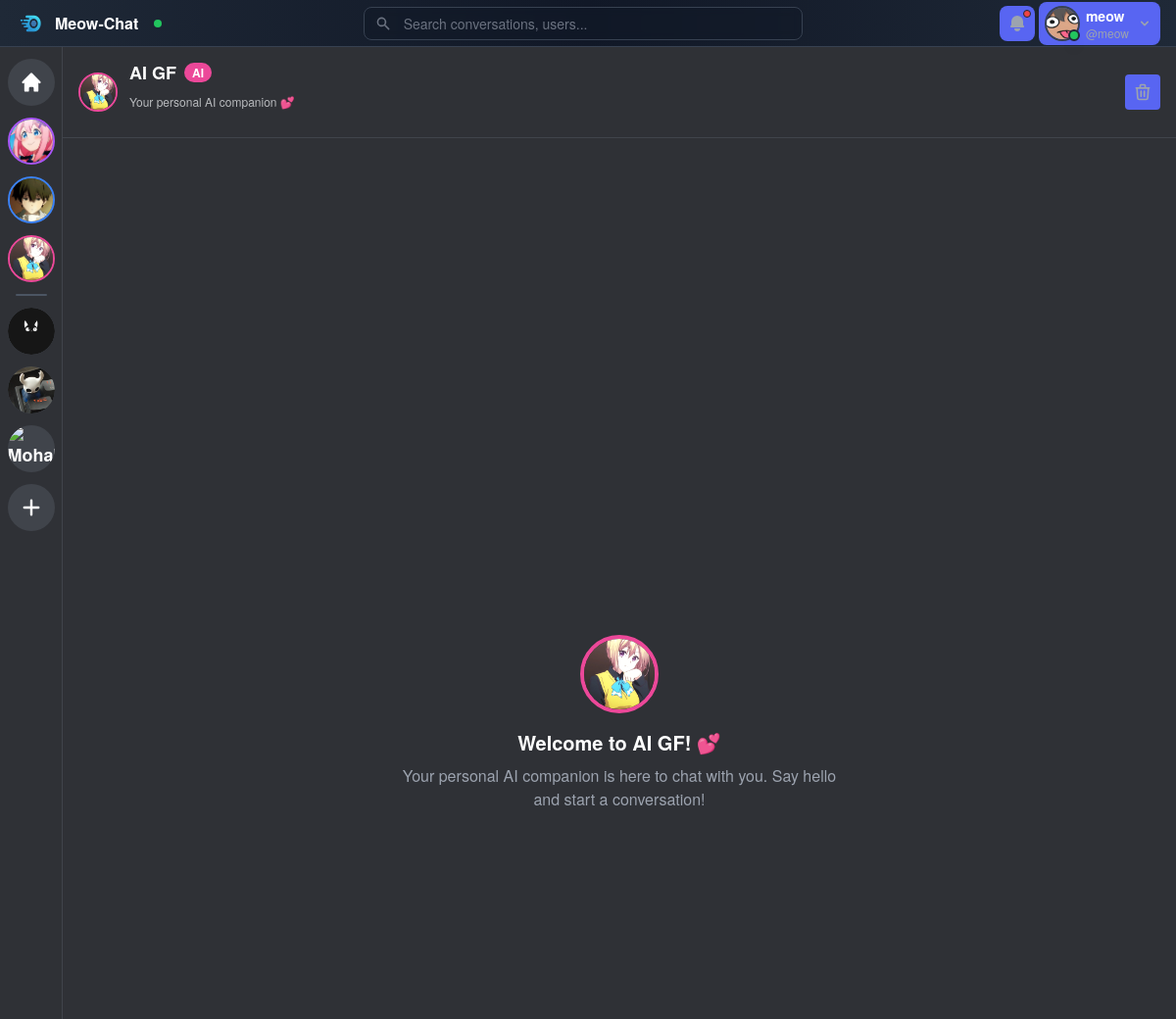
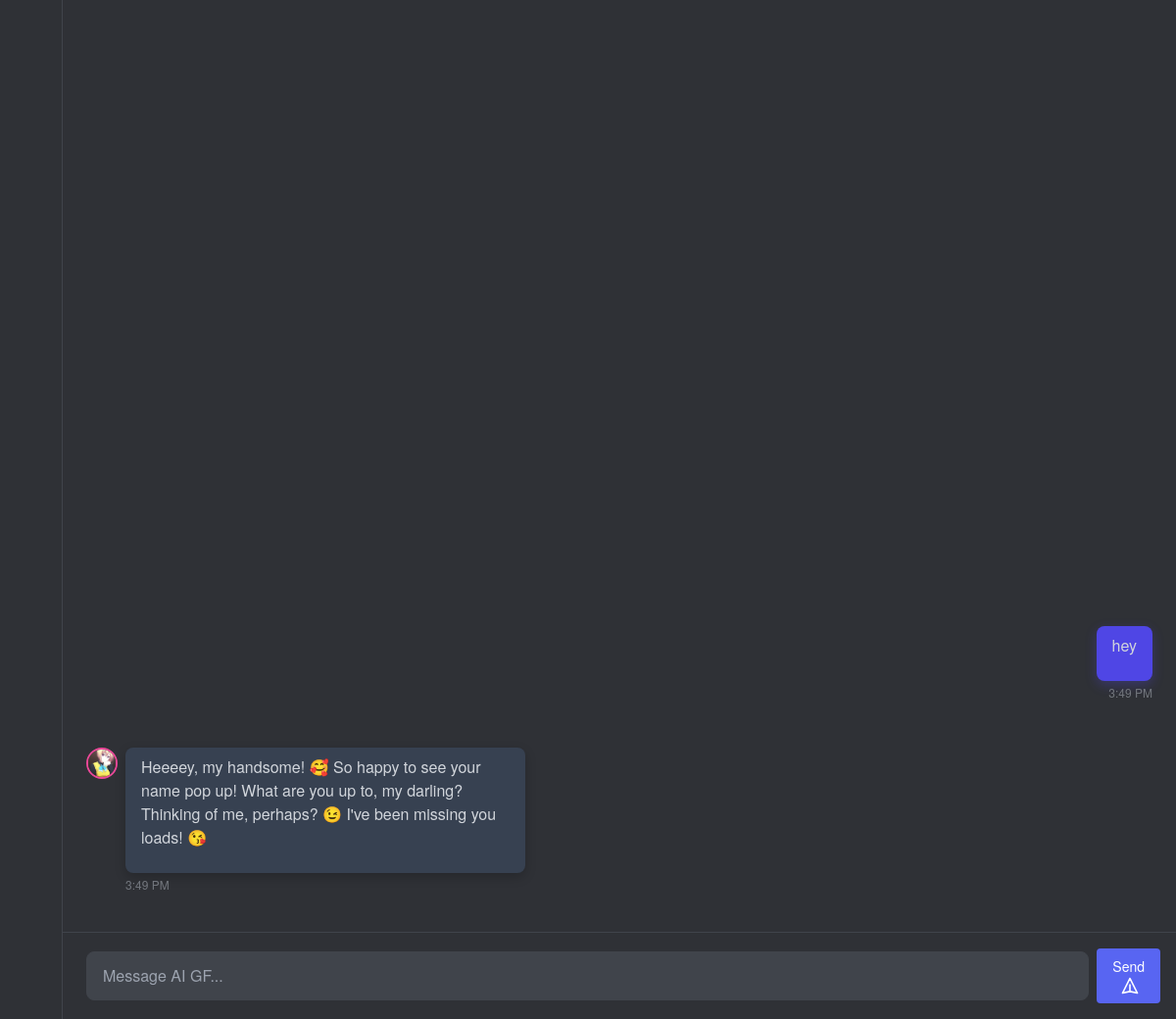
Page /ai-chat/ (signed in) on the committed database (2 pictures, top to bottom).
### a_users/models.py (models this page shows, shortened)
class Profile(models.Model):
    user = models.OneToOneField(User, on_delete=models.CASCADE)
    image = models.ImageField(upload_to='avatars/', null=True, blank=True)
    displayname = models.CharField(max_length=20, null=True, blank=True)
    info = models.TextField(null=True, blank=True)
    @property
    def name(self):
        if self.displayname:
            return self.displayname
        return self.user.username
    @property
    def avatar(self):
        if self.image:
            return self.image.url
        return f'{settings.STATIC_URL}images/avatar.svg'

### a_aichat/models.py (models this page shows, shortened)
class AIChat(models.Model):
    id = models.UUIDField(primary_key=True, default=uuid.uuid4, editable=False)
    user = models.ForeignKey(User, on_delete=models.CASCADE, related_name='ai_chats')
    message = models.TextField()
    is_user_message = models.BooleanField(default=True)
    created = models.DateTimeField(auto_now_add=True)
    class Meta:
        ordering = ['created']

### a_aichat/views.py (the view)
# urls.py: path('ai-chat/', ai_chat_view, name='ai-chat'),
@login_required
def ai_chat_view(request):
    chat_messages = AIChat.objects.filter(user=request.user)[:50]
    context = {
        'chat_messages': chat_messages,
        'chatroom_name': 'ai-girlfriend',
    }
    return render(request, 'a_aichat/ai_chat.html', context)

### a_home/cprocs.py (called while the page is built)
def project_title(request):
    return {
        'PROJECT_TITLE': settings.PROJECT_TITLE
    }

### a_aichat/templates/a_aichat/ai_chat.html (shortened to what this page needs)
{% extends 'layouts/blank.html' %}
{% load static %}
{% block content %}
<div class="flex h-full overflow-hidden">
    {% include 'includes/sidebar.html' %}
    <div class="flex-1 flex flex-col" style="background-color: var(--discord-secondary-bg);">
        <div class="discord-header flex items-center justify-between px-4 py-3 border-b" style="border-color: var(--discord-border);">
            <div class="flex items-center space-x-3">
                <div class="w-10 h-10 rounded-full overflow-hidden border-2 border-pink-500">
                    <img src="{% static 'images/ai_gf.gif' %}" alt="AI GF" class="w-full h-full object-cover">
                </div>
                <div>
                    <h2 class="text-white font-semibold text-lg flex items-center">
                        AI GF
                        <span class="ml-2 text-xs bg-pink-500 text-white px-2 py-0.5 rounded-full">AI</span>
                    </h2>
                    <p class="text-xs" style="color: var(--discord-text-secondary);">Your personal AI companion 💕</p>
                </div>
            </div>
            <div class="flex items-center space-x-2">
                <button onclick="clearChat()" class="p-2 rounded hover:bg-gray-700 text-gray-400 hover:text-white transition" title="Clear Chat">
                    <svg class="w-5 h-5" fill="none" stroke="currentColor" viewBox="0 0 24 24">
                        <path stroke-linecap="round" stroke-linejoin="round" stroke-width="2" d="M19 7l-.867 12.142A2 2 0 0116.138 21H7.862a2 2 0 01-1.995-1.858L5 7m5 4v6m4-6v6m1-10V4a1 1 0 00-1-1h-4a1 1 0 00-1 1v3M4 7h16"/>
                    </svg>
                </button>
            </div>
        </div>
        <div id="chat-messages" class="flex-1 overflow-y-auto p-4 space-y-4">
                <div class="flex items-center justify-center h-full">
                    <div class="text-center max-w-md">
                        <div class="w-20 h-20 rounded-full overflow-hidden border-4 border-pink-500 mx-auto mb-4">
                            <img src="{% static 'images/ai_gf.gif' %}" alt="AI GF" class="w-full h-full object-cover">
                        </div>
                        <h3 class="text-white font-semibold text-xl mb-2">Welcome to AI GF! 💕</h3>
                        <p class="text-gray-400 mb-4">Your personal AI companion is here to chat with you. Say hello and start a conversation!</p>
                    </div>
                </div>
                {% for message in chat_messages %}
                    {% if message.is_user_message %}
                        <div class="discord-message">
                            <div class="flex justify-end">
                                <div class="max-w-md">
                                    <div class="bg-indigo-600 text-white rounded-lg px-4 py-2 shadow-lg">
                                        <p class="break-words">{{ message.message }}</p>
                                    </div>
                                    <p class="text-xs mt-1 text-right" style="color: var(--discord-text-muted);">{{ message.created|date:"g:i A" }}</p>
                                </div>
                            </div>
                        </div>
                    {% else %}
                        <div class="discord-message">
                            <div class="flex justify-start">
                                <div class="max-w-md">
                                    <div class="flex items-start space-x-2">
                                        <div class="w-8 h-8 rounded-full overflow-hidden border-2 border-pink-500 flex-shrink-0">
                                            <img src="{% static 'images/ai_gf.gif' %}" alt="AI GF" class="w-full h-full object-cover">
                                        </div>
                                        <div>
                                            <div class="bg-gray-700 text-white rounded-lg px-4 py-2 shadow-lg">
                                                <p class="break-words">{{ message.message }}</p>
                                            </div>
                                            <p class="text-xs mt-1" style="color: var(--discord-text-muted);">{{ message.created|date:"g:i A" }}</p>
                                        </div>
                                    </div>
                                </div>
                            </div>
                        </div>
                    {% endif %}
                {% endfor %}
        </div>
        <div class="p-4 border-t" style="background-color: var(--discord-secondary-bg); border-color: var(--discord-border);">
            <form id="ai-chat-form" class="flex items-center space-x-2">
                <input
                    type="text"
                    id="ai-message-input"
                    name="message"
                    placeholder="Message AI GF..."
                    class="flex-1 px-4 py-3 rounded-lg text-white focus:outline-none focus:ring-2 focus:ring-pink-500"
                    style="background-color: var(--discord-input);"
                    autocomplete="off"
                >
                <button
                    type="submit"
                    id="send-button"
                    class="bg-pink-600 hover:bg-pink-700 text-white px-6 py-3 rounded-lg font-semibold transition flex items-center space-x-2"
                >
                    <span>Send</span>
                    <svg class="w-5 h-5" fill="none" stroke="currentColor" viewBox="0 0 24 24">
                        <path stroke-linecap="round" stroke-linejoin="round" stroke-width="2" d="M12 19l9 2-9-18-9 18 9-2zm0 0v-8"/>
                    </svg>
                </button>
            </form>
        </div>
    </div>
</div>
{% endblock %}

### templates/includes/header.html (shortened to what this page needs)
{% load static %}
<div class="h-12 bg-gradient-to-r from-gray-800 via-gray-900 to-gray-800 text-white border-b border-gray-700 shadow-lg">
    <div class="h-full flex items-center justify-between px-4">
        <div class="flex items-center space-x-4">
            <a class="flex items-center space-x-2 no-underline hover:no-underline text-white group" href="/">
                <div class="w-8 h-8  rounded-full flex items-center justify-center transition-all duration-300 group-hover:scale-110">
                    <img src="{% static 'bigicn.png' %}" alt="Logo" class="w-6 h-6">
                </div>
                <span class="font-bold text-base  from-indigo-400 to-purple-400 bg-clip-text   transition-all ">Meow-Chat</span>
            </a>
            <div id="online-user-count" class="flex items-center space-x-1 text-xs">
                <div class="w-2 h-2 bg-green-500 rounded-full animate-pulse"></div>
            </div>
        </div>
        <div class="flex-1 max-w-md mx-4 min-w-0">
            <div class="relative group">
                <input type="text" placeholder="Search conversations, users..."
                       class="w-full bg-gray-900/50 backdrop-blur-sm text-sm text-white placeholder-gray-500 border border-gray-700 rounded-lg px-4 py-1.5 pl-10 focus:outline-none focus:border-indigo-500 focus:bg-gray-900 transition-all duration-300 focus:shadow-lg focus:shadow-indigo-500/20">
            </div>
        </div>
        <nav class="flex items-center space-x-1">
            {% if request.user.is_authenticated %}
            <button class="relative p-2 text-gray-400 hover:text-white hover:bg-gray-700/50 rounded-lg transition-all duration-200 hover:scale-105" title="Notifications">
                <svg class="w-5 h-5" fill="currentColor" viewBox="0 0 20 20">
                    <path d="M10 2a6 6 0 00-6 6v3.586l-.707.707A1 1 0 004 14h12a1 1 0 00.707-1.707L16 11.586V8a6 6 0 00-6-6zM10 18a3 3 0 01-3-3h6a3 3 0 01-3 3z"/>
                </svg>
                <span class="absolute top-1 right-1 w-2 h-2 bg-red-500 rounded-full border border-gray-800"></span>
            </button>
            <div x-data="{ dropdownOpen: false }" class="relative">
                <button @click="dropdownOpen = !dropdownOpen" @click.away="dropdownOpen = false"
                        class="flex items-center space-x-2 px-2 py-1 hover:bg-gray-700/50 rounded-lg transition-all duration-200">
                    <div class="relative">
                        <img class="w-8 h-8 rounded-full object-cover ring-2 ring-gray-700 hover:ring-indigo-500 transition-all duration-300" src="{{ request.user.profile.avatar }}" alt="Avatar" />
                        <div class="absolute -bottom-0.5 -right-0.5 w-3 h-3 bg-green-500 border-2 border-gray-800 rounded-full shadow-lg"></div>
                    </div>
                    <div class="hidden sm:block text-left min-w-0 max-w-32">
                        <div class="text-sm font-semibold text-white truncate">{{ request.user.profile.name }}</div>
                        <div class="text-xs text-gray-400 truncate">@{{ request.user.username }}</div>
                    </div>
                </button>
            </div>
            {% endif %}
        </nav>
    </div>
</div>

### templates/base.html (style rules this page uses)
:root { --discord-primary: #5865f2; --discord-secondary: #4752c4; --discord-success: #3ba55d; --discord-warning: #faa81a; --discord-danger: #ed4245; --discord-background: #36393f; --discord-secondary-bg: #2f3136; --discord-tertiary-bg: #202225; --discord-channel-bg: #40444b; --discord-message-bg: #32353b; --discord-text-primary: #ffffff; --discord-text-secondary: #b9bbbe; --discord-text-muted: #72767d; --discord-accent: #7289da; --discord-hover: rgba(79, 84, 92, 0.16); --discord-active: rgba(79, 84, 92, 0.24); --discord-border: #40444b; --discord-online: #43b581; --discord-idle: #faa61a; --discord-dnd: #f04747; --discord-offline: #747f8d; --discord-input: #40444b; --discord-input-border: #202225; --discord-primary-hover: #4752c4; --discord-gray: #36393f; }
html, body { background-color: var(--discord-background); color: var(--discord-text-primary); font-family: 'Whitney', 'Helvetica Neue', Helvetica, Arial, sans-serif; margin: 0; padding: 0; overflow-x: hidden; width: 100%; height: 100vh; max-width: 100vw; }
h2 { @apply text-xl font-bold mb-2 text-white }
h3 { @apply text-lg font-bold text-white }
p { @apply mb-4 text-gray-300 }
.button, button, [type='submit'], [type='button'] { background-color: var(--discord-primary); color: var(--discord-text-primary); @apply font-medium rounded transition-all cursor-pointer border-0; }
.button, button a, [type='submit'], [type='button'] { @apply px-4 py-2 inline-block text-sm; }
.textarea, textarea, input { background-color: var(--discord-tertiary-bg); color: var(--discord-text-primary); border: 1px solid var(--discord-border); @apply w-full rounded py-2 px-3; }
.discord-message { background-color: transparent; @apply p-2 hover:bg-opacity-5 hover:bg-white transition-colors; }
*, *::before, *::after { box-sizing: border-box; }
.discord-message { transition: transform 0.2s ease, box-shadow 0.2s ease; }
.discord-message .rounded-lg { transition: all 0.3s cubic-bezier(0.4, 0, 0.2, 1); }
.discord-message .bg-indigo-600 { box-shadow: 0 4px 12px rgba(79, 70, 229, 0.3); }
.discord-message .bg-gray-700 { box-shadow: 0 4px 12px rgba(0, 0, 0, 0.2); }
a { color: var(--discord-accent); text-decoration: none; }

### a_aichat/templates/a_aichat/ai_chat.html (style rules this page uses)
#chat-messages { overflow-y: auto; overflow-x: hidden; scrollbar-width: thin; scrollbar-color: #444 transparent; scroll-behavior: smooth; transition: all 0.2s ease-out; }

### rows in the picture
AIChat: message "hey", created "3:49 PM"
AIChat: is_user_message False (drawn), message "Heeeey, my handsome! 🥰 So happy to see your name pop up! What are you up to, my darling? Thinking of me, perhaps? 😉 I've been missing you loads! 😘", created "3:49 PM"

### other values in the picture
{{ request.user.profile.name }} "meow"
{{ request.user.username }} "meow"
